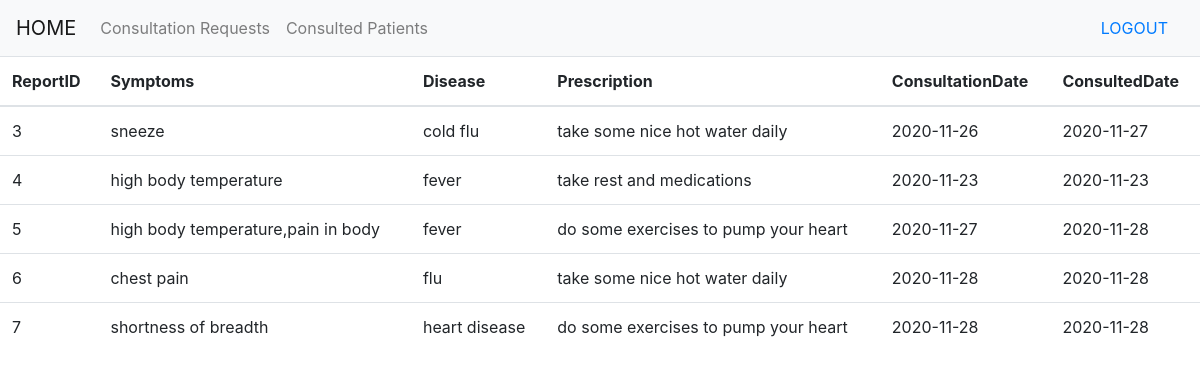
Page /doctor/patientHealthRecord?uid=1 (signed in) on the earlier database version.
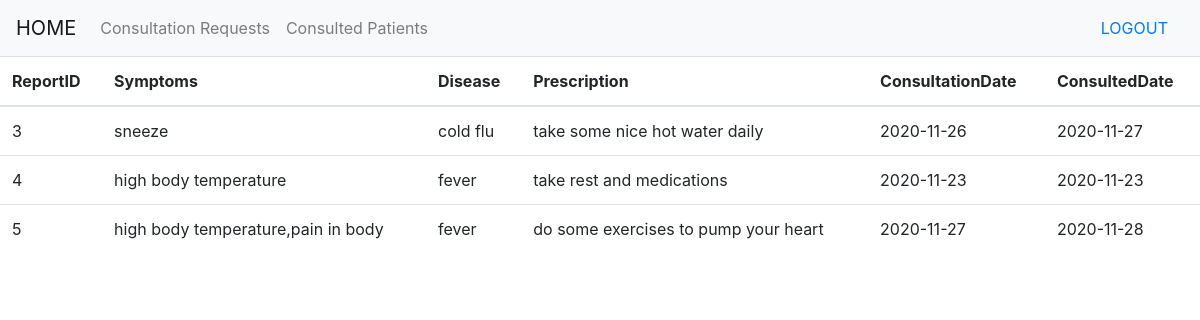
Same page on the later database version.
### app.py (models this page shows, shortened)
class healthRecord(Base):
    __tablename__='healthRecord'
    hid=Column(Integer,primary_key=True)
    uid=Column(Integer, nullable=False)
    did=Column(Integer,nullable=True)
    symptoms=Column(String(100),nullable=False)
    diseases=Column(String(100),nullable=True)
    consultationdate=Column(Date,nullable=True)
    consultateddate=Column(Date,nullable=True)
    prescription=Column(String(100),nullable=True)
    consultationstatus=Column(String(10))

### app.py (the view)
@app.route("/doctor/patientHealthRecord")
def patientHealthRecord():
    uid=request.args.get('uid')
    query=dbsession.query(healthRecord).filter(healthRecord.did==session['doctor'],healthRecord.uid==uid,healthRecord.consultationstatus=='seen').all()
    return render_template("patientHealthRecord.html",query=query)

### templates/patientHealthRecord.html (shortened to what this page needs)
{% extends "doctorBase.html" %}
{% block content %}
    <table class="table">
        <thead>
        <tr>
            <th scope="col">ReportID</th>
            <th scope="col">Symptoms</th>
            <th scope="col">Disease</th>
            <th scope="col">Prescription</th>
            <th scope="col">ConsultationDate</th>
            <th scope="col">ConsultedDate</th>
        </tr>
        </thead>
        <tbody>
        {% for eachRow in query %}
        <tr>
            <td>{{eachRow.hid}}</td>
            <td>{{eachRow.symptoms}}</td>
            <td>{{eachRow.diseases}}</td>
            <td>{{eachRow.prescription}}</td>
            <td>{{eachRow.consultationdate}}</td>
            <td>{{eachRow.consultateddate}}</td>
        </tr>
        {% endfor %}
    </tbody>
    </table>
{% endblock %}

Differences in the rows shown:
removed healthRecord: hid "6", symptoms "chest pain", diseases "flu", prescription "take some nice hot water daily", consultationdate "2020-11-28", consultateddate "2020-11-28"
removed healthRecord: hid "7", symptoms "shortness of breadth", diseases "heart disease", prescription "do some exercises to pump your heart", consultationdate "2020-11-28", consultateddate "2020-11-28"
